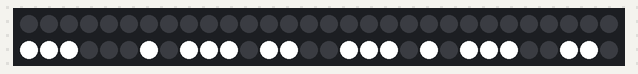
The sketch below on a simulated Arduino Uno, built with avr-gcc and run on an emulated ATmega328P. Shown: 60 RGB LEDs in strip order, left to right, continuing on the next row. Random numbers use the default seed unless the sketch sets one; what the sketch prints to the serial monitor is not drawn.

Above: at 0.16 s.
At 4.01 s:
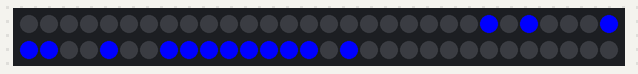
At 9.33 s:
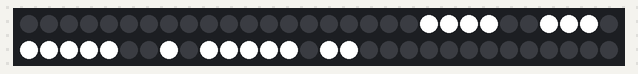
At 19.65 s:
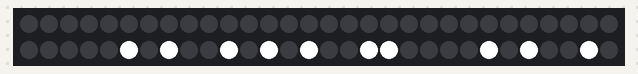
At 28.81 s:
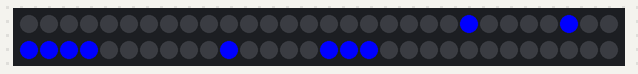
At 39.14 s:
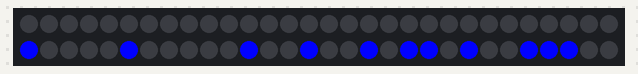

The sketch:

COLORCONTROL3_MOVEMENT2.ino
```cpp
#include <FastLED.h>

// ========== 根据你的实际情况修改 ========== //
#define LED_PIN     6           // 输出到灯带的数据引脚
#define TOTAL_LED_COUNT    60     // 你的灯带总数
// =========================================== //

// 创建 LED 数组
CRGB leds[TOTAL_LED_COUNT];

// 爆炸效果参数
struct ExplosionParams {
  CRGB color1;          // 起始颜色 (渐变的第一端)
  CRGB color2;          // 结束颜色 (渐变的第二端)
  uint8_t speedDelay;   // 条带移动时的延时(毫秒)，数值越小移动越快
  int stripLen;         // 条带长度 (如 30)
  int moveRange;        // 条带移动范围 (如 80)
};

ExplosionParams explosionCfg = {
  CRGB::White,           // color1: 渐变起始颜色 (红)
  CRGB::Blue,        // color2: 渐变结束颜色 (黄)
  20,                  // speedDelay: 每步延时
  30,                  // stripLen: 条带长度
  30                  // moveRange: 条带移动范围
};

// 函数声明
void explosionEffect(const ExplosionParams &params);
void drawFlickeringBar(int pos, const ExplosionParams &params);

void setup() {
  Serial.begin(115200);
  Serial.println("==== Explosion Effect: Random Flickering Color-Switching Bar ====");

  // 初始化 FastLED
  FastLED.addLeds<WS2812, LED_PIN, GRB>(leds, TOTAL_LED_COUNT);
  FastLED.setBrightness(255); // 设置全局亮度上限

  // 清空灯带
  fill_solid(leds, TOTAL_LED_COUNT, CRGB::Black);
  FastLED.show();

  // 初始化随机种子
  randomSeed(analogRead(0));
}

void loop() {
  // 执行爆炸效果
  explosionEffect(explosionCfg);

  // 动画结束后清空
  fill_solid(leds, TOTAL_LED_COUNT, CRGB::Black);
  FastLED.show();
  delay(1000); // 暂停1秒后再重复
}

/**
 * @brief 执行一次爆炸效果
 *        条带颜色在 color1 和 color2 之间切换，长度 stripLen
 *        移动范围限制为 moveRange，没有回退。
 */
void explosionEffect(const ExplosionParams &params) {
  // 限制条带移动范围
  int startPos = TOTAL_LED_COUNT - 1;
  int endPos = params.moveRange;

  // 条带长度固定后从 startPos 移动到 endPos
  for (int pos = startPos; pos >= endPos; pos--) {
    drawFlickeringBar(pos, params);
    FastLED.show();
    delay(params.speedDelay);
  }
}

/**
 * @brief 绘制一个随机闪烁的条带
 *        条带颜色在 color1 和 color2 之间切换
 *        每个LED有50%的概率显示或不显示
 */
void drawFlickeringBar(int pos, const ExplosionParams &params) {
  // 清空灯带
  fill_solid(leds, TOTAL_LED_COUNT, CRGB::Black);

  // 使用 millis() 来决定当前显示哪种颜色
  // 每500毫秒(0.5秒)切换一次颜色
  CRGB currentColor = ((millis() / 500) % 2 == 0) ? params.color1 : params.color2;

  // 在 [pos-stripLen+1, pos] 范围内绘制随机闪烁的单色条带
  for (int i = 0; i < params.stripLen; i++) {
    int ledIndex = pos - i;
    if (ledIndex < 0 || ledIndex >= TOTAL_LED_COUNT) continue;

    // 50% 概率决定是否点亮这个LED
    if (random(0, 100) < 50) {
      leds[ledIndex] = currentColor;
    }
  }
} 
```
